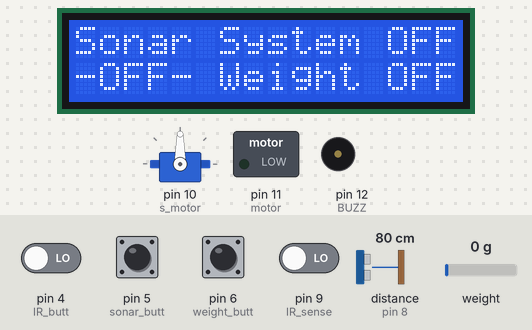
Recording of a sketch running on a simulated Arduino Uno, built with avr-gcc and run on an emulated ATmega328P. On the bench: 16×2 character LCD, servo, switched loads named in the sketch (green lamp = pin HIGH), buzzer (waves = sounding, pin HIGH). The test bench sets the inputs (shaded band); at power-on: pin 4 (IR_butt), pin 5 (sonar_butt), pin 6 (weight_butt), pin 9 (IR_sense) LOW, distance to the obstacle (sensor on pin 8) 80 cm, weight on the scale 0 g. The echo pulse lasts 58.3 µs per cm; pins used as bus, display or sensor lines are not drawn; what the sketch prints to the serial monitor is not drawn.

Above: at 4.2 s.
4.3 s: pin 6 (weight_butt) pulled HIGH for 1.25 s
At 7.5 s:
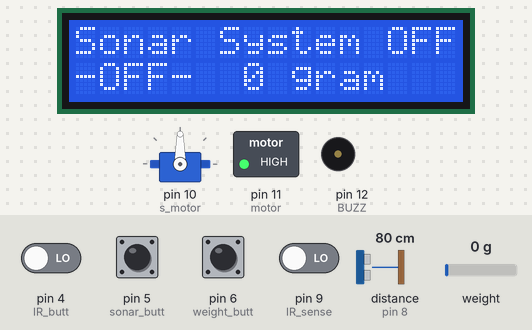
7.8 s: pin 4 (IR_butt) driven HIGH
At 8.5 s:
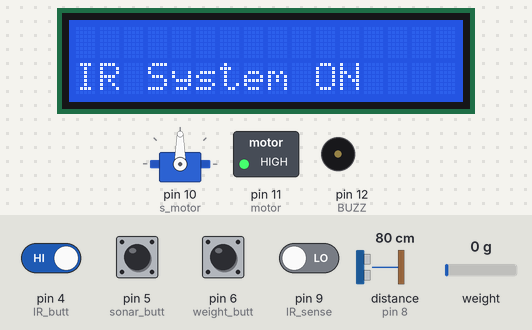
11.4 s: pin 6 (weight_butt) pulled HIGH for 1.25 s
At 12.8 s:
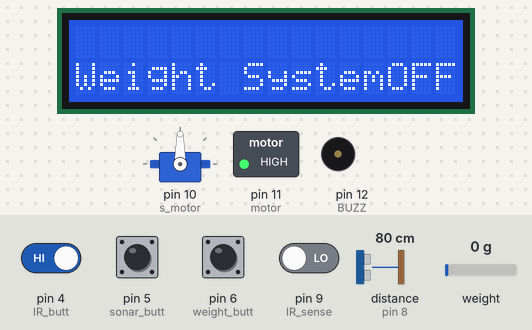
16.8 s: pin 5 (sonar_butt) pulled HIGH for 1.25 s
At 18.0 s:
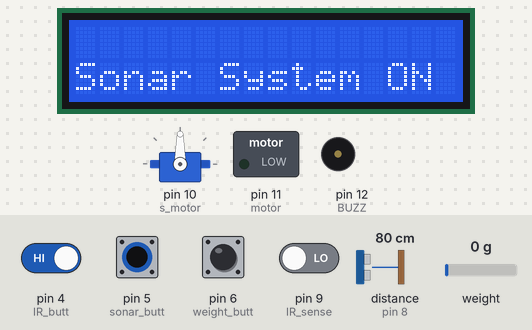
22.2 s: pin 9 (IR_sense) driven HIGH
At 23.3 s:
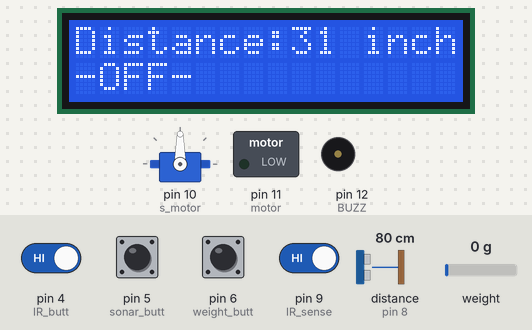
26.3 s: pin 6 (weight_butt) pulled HIGH for 1.25 s
At 27.3 s:
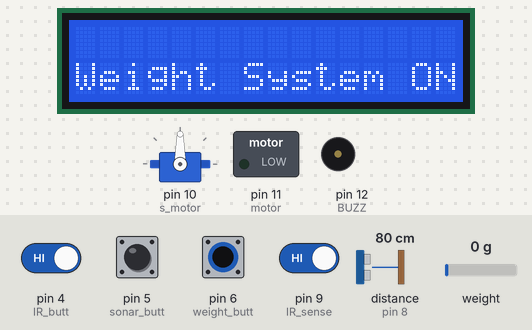
Timing chart, 0 to 29.3 s (numbered marks = the images above; inputs shaded):
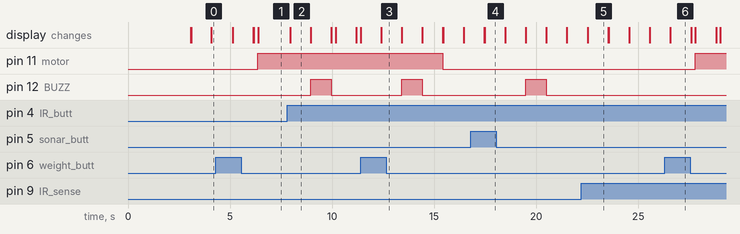

Measured:
- after the input at 4.3 s, pin 11 (motor): LOW → HIGH after 2.1 s; the display: first changes after 0.84 s (image 1 shows a later state)
- after the input at 7.8 s, pin 12 (BUZZ): LOW → HIGH after 1.2 s, → LOW 1.0 s later; the display: changes after 0.15 s (image 2)
- after the input at 11.4 s, pin 11 (motor): HIGH → LOW after 4.0 s; the display: changes after 1.0 s (image 3)
- after the input at 16.8 s, the display: first differs from a run without the input after 0.68 s (image 4)
- after the input at 22.2 s, pin 12 (BUZZ): stays LOW (without the input it goes to HIGH after 2.4 s)
- after the input at 26.3 s, pin 11 (motor): LOW → HIGH after 1.5 s; the display: changes after 0.28 s (image 6)
- what the display in image 2 shows lasts 1.1 s, from 7.9 s to 9.0 s

The sketch:

Ship_system.ino
```cpp
#include "HX711.h"
#include <Servo.h>
#include <LiquidCrystal.h>

#define DOUT 2
#define CLK 3
#define IR_butt 4
#define sonar_butt 5
#define weight_butt 6
#define trig 7
#define echo 8
#define IR_sense 9
#define s_motor 10
#define motor 11
#define BUZZ 12

//---------------------------------
#define object 10
#define calibration_factor -7050
//---------------------------------

HX711 scale(DOUT, CLK);
LiquidCrystal lcd(14, 15, 16, 17, 18, 19);
Servo servo;

long duration;
int distanceInch;
int human = 0;
int gram = 0;

bool IR_flag = false;
bool sonar_flag = false;
bool weight_flag = false;
bool gate_flag = false;

void setup() {
  lcd.begin(16,2);
  lcd.clear();
  servo.attach(s_motor);
  Serial.begin(9600);
  Serial.println("HX711 scale Monitoring...");

  scale.set_scale(calibration_factor);
  scale.tare();

  pinMode(trig, OUTPUT);
  pinMode(echo, INPUT);
  pinMode(IR_butt, INPUT);
  pinMode(sonar_butt, INPUT);
  pinMode(weight_butt, INPUT);
  pinMode(IR_sense, INPUT);
  pinMode(s_motor, OUTPUT);
  pinMode(BUZZ, OUTPUT);
  pinMode(motor, OUTPUT);
  delay(2000);
}

void loop() {
  mode_check();
  if(sonar_flag == 1) check_sonar();
  else{
    lcd.setCursor(0,0);
    lcd.print("Sonar System OFF");
    delay(10);
  }
  if(IR_flag == 1) check_IR();
  else{
    human = 0;
    lcd.setCursor(0,1);
    lcd.print("-OFF-");
    delay(10);
  }
  if(weight_flag == 1) check_weight();
  else{
    scale.tare();
    digitalWrite(motor, LOW);
    lcd.setCursor(6,1);
    lcd.print("Weight OFF");
    delay(10);
  }
}

void check_sonar(){
  digitalWrite(trig, LOW);
  delayMicroseconds(2);
  digitalWrite(trig, HIGH);
  delayMicroseconds(10);
  digitalWrite(trig, LOW);
  duration = pulseIn(echo, HIGH);
  distanceInch = duration * 0.0133 / 2;
  lcd.setCursor(0,0);
  lcd.print("Distance:");
  lcd.print(distanceInch);
  lcd.print(" inch ");
  if(distanceInch <= object) alarm();
}

void check_IR(){
  if(digitalRead(IR_sense) == LOW && human < 30){
    human++;
    alarm();
  }
  lcd.setCursor(0,1);
  lcd.print("P:");
  lcd.print(human);
  if(human < 30 && gate_flag == true){
    gate_flag = false;
    servo.write(100);
  }
  if(human == 30 && gate_flag == false){
    gate_flag = true;
    servo.write(0);
    alarm();
  }
}

void check_weight(){
  Serial.print("Reading: ");
  Serial.print(scale.get_units(), 1);
  Serial.print(" Kg");
  Serial.println();
  gram = scale.get_units() * 10;
  lcd.setCursor(7,1);
  lcd.print(gram);
  lcd.print(" gram   ");
  if(gram > 1000) digitalWrite(motor, LOW);
  else digitalWrite(motor, HIGH);
}

void alarm(){
  digitalWrite(BUZZ, HIGH);
  delay(1000);
  digitalWrite(BUZZ, LOW);
}

void mode_check(){
  if(digitalRead(sonar_butt) == HIGH){
    lcd.clear();
    sonar_flag = !sonar_flag;
    if(sonar_flag == true){
      lcd.setCursor(0,1);
      lcd.print("Sonar System ON");
      delay(1000);
    }
    else{
      lcd.setCursor(0,1);
      lcd.print("Sonar System OFF");
      delay(1000);
    }
    lcd.clear();
  }
  if(digitalRead(IR_butt) == HIGH){
    lcd.clear();
    IR_flag = !IR_flag;
    if(IR_flag == true){
      lcd.setCursor(0,1);
      lcd.print("IR System ON");
      delay(1000);
    }
    else{
      lcd.setCursor(0,1);
      lcd.print("IR System OFF");
      delay(1000);
    }
    lcd.clear();
  }
  if(digitalRead(weight_butt) == HIGH){
    lcd.clear();
    weight_flag = !weight_flag;
    if(weight_flag == true){
      lcd.setCursor(0,1);
      lcd.print("Weight System ON");
      delay(1000);
    }
    else{
      lcd.setCursor(0,1);
      lcd.print("Weight SystemOFF");
      delay(1000);
    }
    lcd.clear();
  }
}
```
